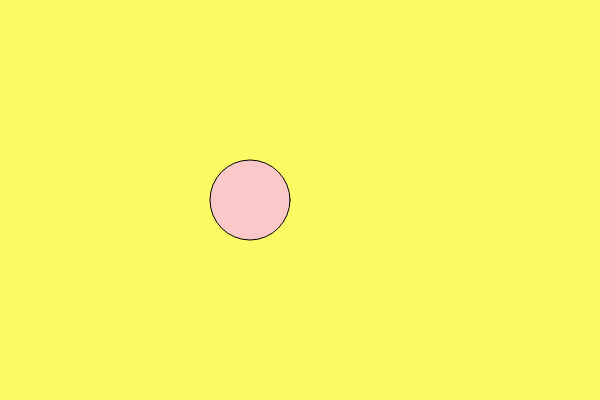
Frame 1 (no input)
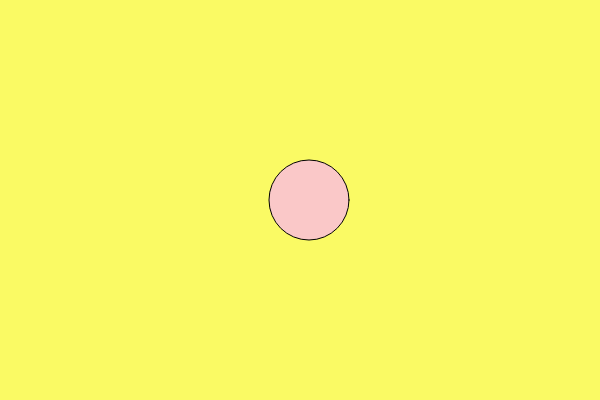
Frame 60 (no input)
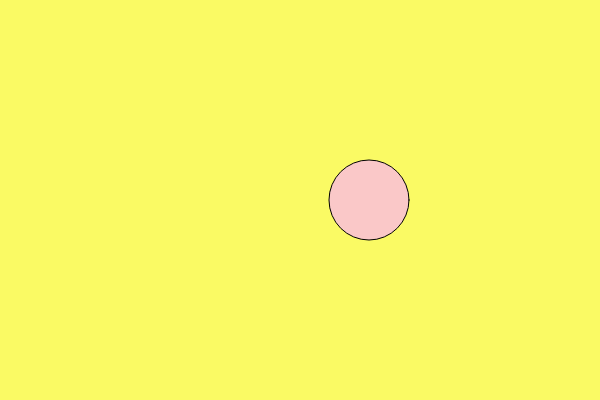
Frame 120 (the mouse pressed at the canvas centre since frame 60)

The p5.js sketch that drew these frames (run headless with seeded random() and noise() and a simulated clock; from frame 60 on, the mouse is pressed at the canvas centre):

// p5.js sketch
// ── sketch.js
var circleX = 250;

function setup() {
    createCanvas(600, 400);   
}

function draw() {
    // background
    background(250, 250, 100);
    // ellipse
    fill(250, 200, 200);
    ellipse(circleX, 200, 80, 80);
    
    circleX = circleX + 1;

}
 
